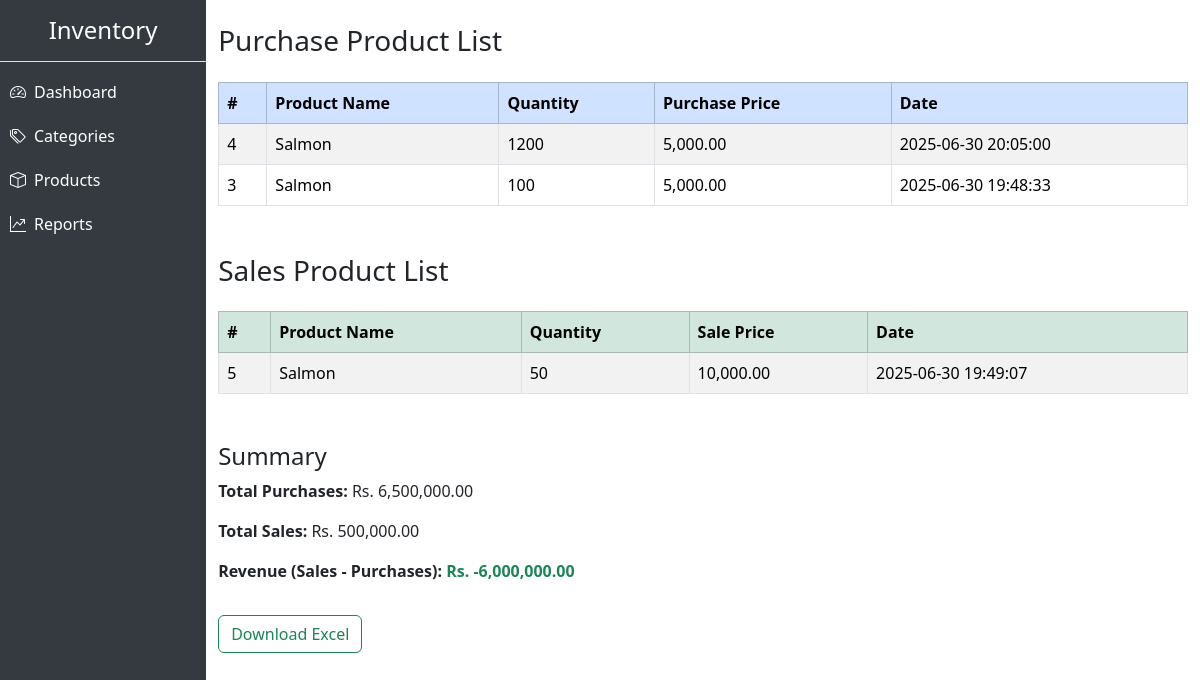
The page /purchase_sales_list.php on the database its author committed.
### tables this page shows
CREATE TABLE `purchases` (
  `id` int(11) NOT NULL,
  `product_id` int(11) DEFAULT NULL,
  `quantity` int(11) DEFAULT NULL,
  `purchase_price` decimal(10,2) DEFAULT NULL,
  `purchase_date` datetime DEFAULT current_timestamp(),
  `total_weight` decimal(10,2) DEFAULT 0.00
);

CREATE TABLE `products` (
  `id` int(11) NOT NULL,
  `name` varchar(100) NOT NULL,
  `quantity` int(11) NOT NULL,
  `price` decimal(10,2) NOT NULL,
  `selling_price` decimal(10,2) DEFAULT NULL,
  `created_at` timestamp NOT NULL DEFAULT current_timestamp(),
  `category_id` int(11) DEFAULT NULL
);

CREATE TABLE `sales` (
  `id` int(11) NOT NULL,
  `product_id` int(11) DEFAULT NULL,
  `quantity` int(11) DEFAULT NULL,
  `sale_price` decimal(10,2) DEFAULT NULL,
  `sale_date` datetime DEFAULT current_timestamp(),
  `total_weight` decimal(10,2) DEFAULT 0.00
);

### purchase_sales_list.php (the view, shortened to what this page needs)
<?php
include 'db.php';
$purchases = $conn->query("SELECT p.id, pr.name AS product_name, p.quantity, p.purchase_price, p.purchase_date FROM purchases p JOIN products pr ON p.product_id = pr.id ORDER BY p.purchase_date DESC");
$sales = $conn->query("SELECT s.id, pr.name AS product_name, s.quantity, s.sale_price, s.sale_date FROM sales s JOIN products pr ON s.product_id = pr.id ORDER BY s.sale_date DESC");
$purchase_total = $conn->query("SELECT SUM(quantity * purchase_price) AS total FROM purchases")->fetch_assoc()['total'] ?? 0;
$sales_total = $conn->query("SELECT SUM(quantity * sale_price) AS total FROM sales")->fetch_assoc()['total'] ?? 0;
$revenue = $sales_total - $purchase_total;
?>
<!DOCTYPE html>
<html>
<head>
    <link href="https://cdn.jsdelivr.net/npm/bootstrap@5.3.2/dist/css/bootstrap.min.css" rel="stylesheet">
</head>
<body>
<div class="container mt-4">
    <h3 class="mb-4">Purchase Product List</h3>
    <table class="table table-bordered table-striped">
        <thead class="table-primary">
            <tr>
                <th>#</th>
                <th>Product Name</th>
                <th>Quantity</th>
                <th>Purchase Price</th>
                <th>Date</th>
            </tr>
        </thead>
        <tbody>
            <?php while ($row = $purchases->fetch_assoc()): ?>
                <tr>
                    <td><?= $row['id'] ?></td>
                    <td><?= htmlspecialchars($row['product_name']) ?></td>
                    <td><?= $row['quantity'] ?></td>
                    <td><?= number_format($row['purchase_price'], 2) ?></td>
                    <td><?= $row['purchase_date'] ?></td>
                </tr>
            <?php endwhile; ?>
        </tbody>
    </table>
    <h3 class="mb-4 mt-5">Sales Product List</h3>
    <table class="table table-bordered table-striped">
        <thead class="table-success">
            <tr>
                <th>#</th>
                <th>Product Name</th>
                <th>Quantity</th>
                <th>Sale Price</th>
                <th>Date</th>
            </tr>
        </thead>
        <tbody>
            <?php while ($row = $sales->fetch_assoc()): ?>
                <tr>
                    <td><?= $row['id'] ?></td>
                    <td><?= htmlspecialchars($row['product_name']) ?></td>
                    <td><?= $row['quantity'] ?></td>
                    <td><?= number_format($row['sale_price'], 2) ?></td>
                    <td><?= $row['sale_date'] ?></td>
                </tr>
            <?php endwhile; ?>
        </tbody>
    </table>
    <div class="mt-5">
        <h4>Summary</h4>
        <p><strong>Total Purchases:</strong> Rs. <?= number_format($purchase_total, 2) ?></p>
        <p><strong>Total Sales:</strong> Rs. <?= number_format($sales_total, 2) ?></p>
        <p><strong>Revenue (Sales - Purchases):</strong> <span class="text-success fw-bold">Rs. <?= number_format($revenue, 2) ?></span></p>
        <a href="export_sales_report_excel.php" class="btn btn-outline-success mt-3">Download Excel</a>
    </div>
</div>
</body>
</html>

### rows shown on the page
purchases: id "4", product.name "Salmon", quantity "1200", purchase_price "5,000.00", purchase_date "2025-06-30 20:05:00"
purchases: id "3", product.name "Salmon", quantity "100", purchase_price "5,000.00", purchase_date "2025-06-30 19:48:33"
sales: id "5", product.name "Salmon", quantity "50", sale_price "10,000.00", sale_date "2025-06-30 19:49:07"

### other values the page prints
$purchase_total "6,500,000.00"
$sales_total "500,000.00"
$revenue "-6,000,000.00"
